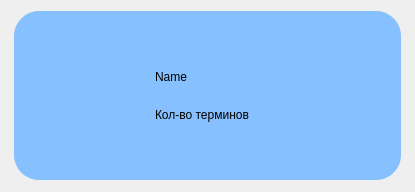
<?xml version="1.0" encoding="UTF-8"?>
<ui version="4.0">
 <class>Dialog</class>
 <widget class="QDialog" name="Dialog">
  <property name="geometry">
   <rect>
    <x>0</x>
    <y>0</y>
    <width>415</width>
    <height>192</height>
   </rect>
  </property>
  <property name="windowTitle">
   <string>Dialog</string>
  </property>
  <widget class="QWidget" name="file" native="true">
   <property name="geometry">
    <rect>
     <x>14</x>
     <y>11</y>
     <width>387</width>
     <height>169</height>
    </rect>
   </property>
   <property name="sizePolicy">
    <sizepolicy hsizetype="Fixed" vsizetype="Fixed">
     <horstretch>0</horstretch>
     <verstretch>0</verstretch>
    </sizepolicy>
   </property>
   <property name="minimumSize">
    <size>
     <width>380</width>
     <height>169</height>
    </size>
   </property>
   <property name="styleSheet">
    <string notr="true">background-color: rgb(135, 192, 255);
border-radius: 25px;</string>
   </property>
   <layout class="QHBoxLayout" name="horizontalLayout">
    <property name="spacing">
     <number>10</number>
    </property>
    <property name="leftMargin">
     <number>25</number>
    </property>
    <property name="topMargin">
     <number>0</number>
    </property>
    <property name="rightMargin">
     <number>4</number>
    </property>
    <property name="bottomMargin">
     <number>0</number>
    </property>
    <item>
     <widget class="QPushButton" name="photo">
      <property name="sizePolicy">
       <sizepolicy hsizetype="Minimum" vsizetype="Preferred">
        <horstretch>0</horstretch>
        <verstretch>0</verstretch>
       </sizepolicy>
      </property>
      <property name="minimumSize">
       <size>
        <width>100</width>
        <height>100</height>
       </size>
      </property>
      <property name="maximumSize">
       <size>
        <width>12998</width>
        <height>100</height>
       </size>
      </property>
      <property name="styleSheet">
       <string notr="true"/>
      </property>
      <property name="text">
       <string/>
      </property>
      <property name="icon">
       <iconset resource="../../../Users/Евгения/PycharmProjects/Knowledge/images/icons.qrc">
        <normaloff>:/newPrefix/утка.png</normaloff>:/newPrefix/утка.png</iconset>
      </property>
      <property name="iconSize">
       <size>
        <width>94</width>
        <height>92</height>
       </size>
      </property>
     </widget>
    </item>
    <item>
     <widget class="QWidget" name="lay_" native="true">
      <property name="minimumSize">
       <size>
        <width>200</width>
        <height>0</height>
       </size>
      </property>
      <property name="maximumSize">
       <size>
        <width>16777215</width>
        <height>65</height>
       </size>
      </property>
      <layout class="QVBoxLayout" name="verticalLayout">
       <property name="spacing">
        <number>12</number>
       </property>
       <property name="leftMargin">
        <number>6</number>
       </property>
       <property name="topMargin">
        <number>0</number>
       </property>
       <property name="rightMargin">
        <number>0</number>
       </property>
       <property name="bottomMargin">
        <number>0</number>
       </property>
       <item>
        <widget class="QLabel" name="Name">
         <property name="styleSheet">
          <string notr="true">font: 18pt &quot;Comic Sans MS&quot;;</string>
         </property>
         <property name="text">
          <string>Name</string>
         </property>
        </widget>
       </item>
       <item>
        <widget class="QLabel" name="Terms">
         <property name="minimumSize">
          <size>
           <width>52</width>
           <height>0</height>
          </size>
         </property>
         <property name="styleSheet">
          <string notr="true">font:12pt &quot;Comic Sans MS&quot;;</string>
         </property>
         <property name="text">
          <string>Кол-во терминов</string>
         </property>
        </widget>
       </item>
      </layout>
     </widget>
    </item>
    <item>
     <layout class="QVBoxLayout" name="verticalLayout_2">
      <item>
       <widget class="QPushButton" name="menu">
        <property name="minimumSize">
         <size>
          <width>40</width>
          <height>68</height>
         </size>
        </property>
        <property name="maximumSize">
         <size>
          <width>16777215</width>
          <height>100</height>
         </size>
        </property>
        <property name="styleSheet">
         <string notr="true">background-color: rgb(0, 0, 0,0);</string>
        </property>
        <property name="text">
         <string/>
        </property>
        <property name="icon">
         <iconset>
          <normaloff>../../../Users/Евгения/PycharmProjects/Knowledge/images/3точки.png</normaloff>../../../Users/Евгения/PycharmProjects/Knowledge/images/3точки.png</iconset>
        </property>
        <property name="iconSize">
         <size>
          <width>50</width>
          <height>50</height>
         </size>
        </property>
       </widget>
      </item>
      <item>
       <widget class="QWidget" name="widget" native="true">
        <property name="minimumSize">
         <size>
          <width>5</width>
          <height>30</height>
         </size>
        </property>
        <property name="styleSheet">
         <string notr="true">background-color: rgb(0, 0, 0,0);</string>
        </property>
       </widget>
      </item>
     </layout>
    </item>
   </layout>
  </widget>
 </widget>
 <resources>
  <include location="../../../Users/Евгения/PycharmProjects/Knowledge/tree/tree.qrc"/>
  <include location="../../../Users/Евгения/PycharmProjects/Knowledge/images/icons.qrc"/>
 </resources>
 <connections/>
</ui>
